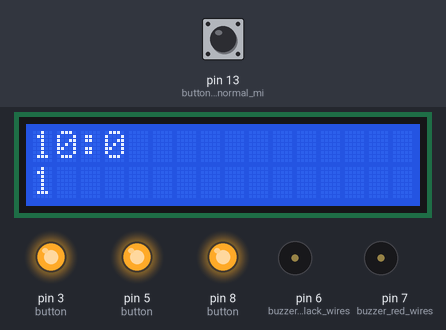
Simulated run of this sketch. Board: Arduino Uno, built with avr-gcc and run on an emulated ATmega328P. Shown: 16×2 character LCD, output pins drawn as LEDs (lit = HIGH), buzzer (waves = sounding, pin HIGH). Inputs (shaded band) come from the test bench; at power-on: pin 13 (button_read_for_normal_mi) HIGH. Pins used as bus, display or sensor lines are not drawn.

Above: at 1.2 s.
1.3 s: pin 13 (button_read_for_normal_mi) pulled LOW for 0.15 s
At 1.48 s:
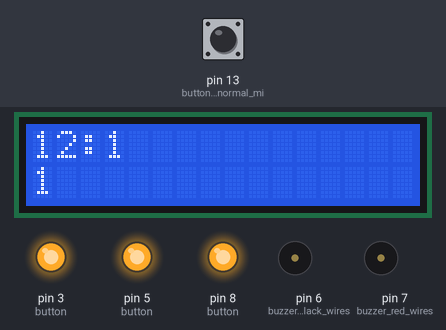
2.9 s: pin 13 (button_read_for_normal_mi) pulled LOW for 1 s
At 3.06 s:
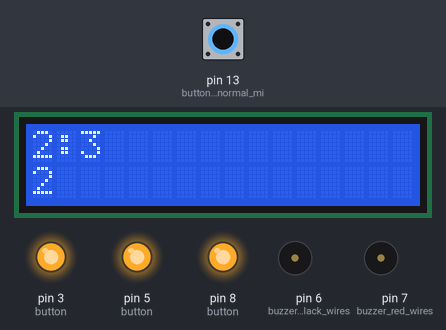
5.4 s: pin 13 (button_read_for_normal_mi) pulled LOW for 0.15 s
At 5.56 s:
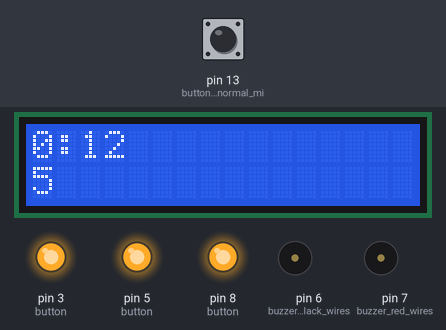
7.0 s: pin 13 (button_read_for_normal_mi) pulled LOW for 1 s
At 7.26 s:
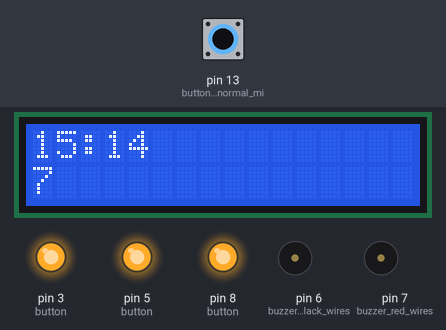
Timing chart, 0 to 10.0 s (numbered marks = the images above; inputs shaded):
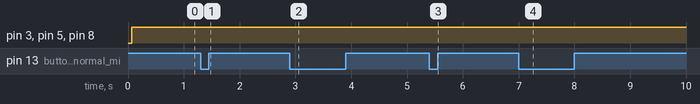

The sketch:

ALARM_pressure.ino
```cpp
#include<LiquidCrystal.h>
LiquidCrystal lcd(2,4,9,10,11,12);
int t,counter=0;int timeset; int hour=0 ;int minutes=0; int decide;int ahour;int aminutes;
int xh;int xm; int ah;int am;// x variables are for clock timing where as a variables for alarm timing
int ring;

void setup()
{
lcd.begin(16,2);
lcd.clear();
lcd.setCursor(0,0);
pinMode(13,INPUT); //button read for normal minutes
pinMode(12,INPUT);//button read for normal hours
pinMode(11,INPUT);//button read for alarm minutes
pinMode(10,INPUT);//button read for alarm hours
pinMode(6,OUTPUT);//buzzer black wires
pinMode(7,OUTPUT);//buzzer red wires
pinMode(8,OUTPUT);//button
pinMode(3,OUTPUT);//button
pinMode(2,OUTPUT);//button
pinMode(5,OUTPUT);//button
}
int first=0;
void loop()
{
  digitalWrite(5,1);
  digitalWrite(2,1);
  digitalWrite(3,1);
  digitalWrite(8,1);
  delay(10);
  t=millis()/1000;
  xm=digitalRead(13);
  xh=digitalRead(12);
  ah=digitalRead(10);
  am=digitalRead(11);

  delay(100);

  if((xm==0)||(t==60))
  {
  minutes++;
  first=1;
  }
  if(minutes==60)
 {
  minutes=0;
 }
  if (xh==0)
  {
    hour++;
  }
  if(hour==24)
  {
    hour=0;
  }
  if(ah==0)
  {
    ahour++;
  }
  if(ahour==24)
  {
    ahour=0;
  }
  if(am==0)
  {
    aminutes++;
  }
  if(aminutes==60)
  {
    aminutes==0;
  }
  if((aminutes==minutes)&&(ahour==hour))
{
  digitalWrite(7,HIGH);
  digitalWrite(6,LOW);

}
  lcd.clear();
  lcd.setCursor(0,0);
  lcd.print(hour);
  lcd.print(":");
  lcd.print(minutes);
  lcd.setCursor(0,1);
  lcd.print(t);
}
```
